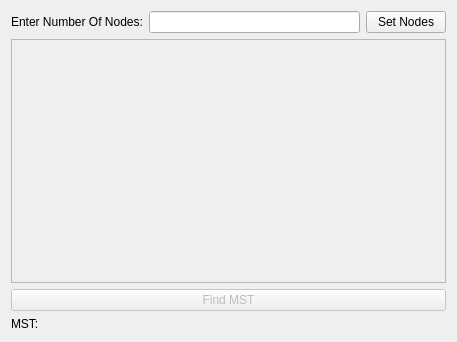
<?xml version="1.0" encoding="UTF-8"?>
<ui version="4.0">
 <class>MainWindow</class>
 <widget class="QMainWindow" name="MainWindow">
  <property name="geometry">
   <rect>
    <x>0</x>
    <y>0</y>
    <width>457</width>
    <height>342</height>
   </rect>
  </property>
  <property name="windowTitle">
   <string>MainWindow</string>
  </property>
  <widget class="QWidget" name="centralWidget">
   <layout class="QVBoxLayout" name="verticalLayout">
    <item>
     <layout class="QHBoxLayout" name="horizontalLayout">
      <item>
       <widget class="QLabel" name="label_2">
        <property name="text">
         <string>Enter Number Of Nodes:</string>
        </property>
       </widget>
      </item>
      <item>
       <widget class="QLineEdit" name="lineEdit"/>
      </item>
      <item>
       <widget class="QPushButton" name="pushButton">
        <property name="text">
         <string>Set Nodes</string>
        </property>
       </widget>
      </item>
     </layout>
    </item>
    <item>
     <widget class="QTableWidget" name="tableWidget">
      <property name="enabled">
       <bool>false</bool>
      </property>
     </widget>
    </item>
    <item>
     <widget class="QPushButton" name="pushButton_2">
      <property name="enabled">
       <bool>false</bool>
      </property>
      <property name="text">
       <string>Find MST</string>
      </property>
     </widget>
    </item>
    <item>
     <widget class="QLabel" name="label">
      <property name="text">
       <string>MST:</string>
      </property>
     </widget>
    </item>
   </layout>
  </widget>
 </widget>
 <layoutdefault spacing="6" margin="11"/>
 <resources/>
 <connections/>
</ui>
